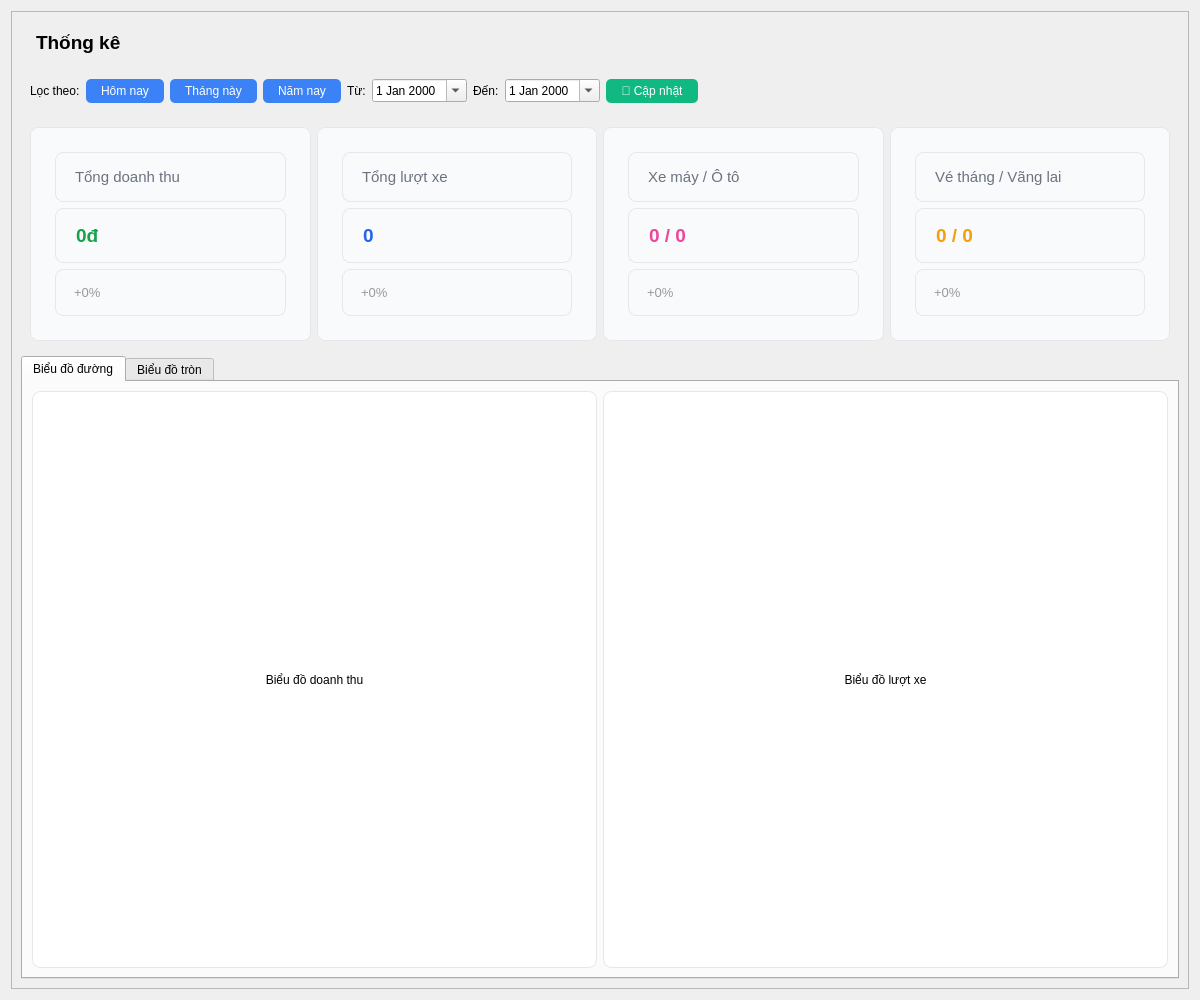
<?xml version="1.0" encoding="UTF-8"?>
<ui version="4.0">
 <class>StatisticsPage</class>
 <widget class="QWidget" name="StatisticsPage">
  <property name="geometry">
   <rect>
    <x>0</x>
    <y>0</y>
    <width>1200</width>
    <height>1000</height>
   </rect>
  </property>
  <layout class="QVBoxLayout" name="verticalLayout">
   <item>
    <widget class="QScrollArea" name="scrollArea">
     <property name="widgetResizable"><bool>true</bool></property>
     <widget class="QWidget" name="scrollAreaWidgetContents">
      <property name="geometry">
       <rect>
        <x>0</x>
        <y>0</y>
        <width>1200</width>
        <height>1000</height>
       </rect>
      </property>
      <layout class="QVBoxLayout" name="scrollAreaLayout">
       <!-- Title -->
       <item>
        <widget class="QLabel" name="lblTitle">
         <property name="text"><string>Thống kê</string></property>
         <property name="styleSheet"><string>font-weight:600; font-size:14pt; padding: 10px;</string></property>
        </widget>
       </item>

       <!-- Filter controls -->
       <item>
        <widget class="QWidget" name="filterControls">
         <layout class="QHBoxLayout" name="filterLayout">
          <item>
           <widget class="QLabel" name="lblFilterLabel">
            <property name="text"><string>Lọc theo:</string></property>
           </widget>
          </item>
          <item>
           <widget class="QPushButton" name="btnFilterToday">
            <property name="text"><string>Hôm nay</string></property>
            <property name="styleSheet"><string>padding: 5px 15px; background-color: #3b82f6; color: white; border-radius: 5px;</string></property>
           </widget>
          </item>
          <item>
           <widget class="QPushButton" name="btnFilterMonth">
            <property name="text"><string>Tháng này</string></property>
            <property name="styleSheet"><string>padding: 5px 15px; background-color: #3b82f6; color: white; border-radius: 5px;</string></property>
           </widget>
          </item>
          <item>
           <widget class="QPushButton" name="btnFilterYear">
            <property name="text"><string>Năm nay</string></property>
            <property name="styleSheet"><string>padding: 5px 15px; background-color: #3b82f6; color: white; border-radius: 5px;</string></property>
           </widget>
          </item>
          <item>
           <widget class="QLabel" name="lblFromDate"><property name="text"><string>Từ:</string></property></widget>
          </item>
          <item>
           <widget class="QDateEdit" name="dateFrom">
            <property name="calendarPopup"><bool>true</bool></property>
           </widget>
          </item>
          <item>
           <widget class="QLabel" name="lblToDate"><property name="text"><string>Đến:</string></property></widget>
          </item>
          <item>
           <widget class="QDateEdit" name="dateTo">
            <property name="calendarPopup"><bool>true</bool></property>
           </widget>
          </item>
          <item>
           <widget class="QPushButton" name="btnApplyFilter">
            <property name="text"><string>🔄 Cập nhật</string></property>
            <property name="styleSheet"><string>padding: 5px 15px; background-color: #10b981; color: white; border-radius: 5px;</string></property>
           </widget>
          </item>
          <item>
           <spacer name="horizontalSpacer">
            <property name="orientation"><enum>Qt::Horizontal</enum></property>
            <property name="sizeHint" stdset="0"><size><width>40</width><height>20</height></size></property>
           </spacer>
          </item>
         </layout>
        </widget>
       </item>

       <!-- Summary cards -->
       <item>
        <widget class="QWidget" name="summaryArea">
         <layout class="QHBoxLayout" name="horizontalSummary">
          <item>
           <widget class="QFrame" name="cardRevenue">
            <property name="styleSheet"><string>QFrame { border: 1px solid #e5e7eb; border-radius: 8px; padding: 15px; background-color: #f9fafb; }</string></property>
            <layout class="QVBoxLayout" name="vertical_cardRevenue">
             <item>
              <widget class="QLabel" name="lblRevenueTitle"><property name="text"><string>Tổng doanh thu</string></property><property name="styleSheet"><string>color: #6b7280; font-size: 11pt;</string></property></widget>
             </item>
             <item>
              <widget class="QLabel" name="totalRevenueLabel"><property name="text"><string>0đ</string></property><property name="styleSheet"><string>color:#16a34a; font-weight:600; font-size:14pt;</string></property></widget>
             </item>
             <item>
              <widget class="QLabel" name="lblRevenueDelta"><property name="text"><string>+0%</string></property><property name="styleSheet"><string>color: #999; font-size: 10pt;</string></property></widget>
             </item>
            </layout>
           </widget>
          </item>
          <item>
           <widget class="QFrame" name="cardVisits">
            <property name="styleSheet"><string>QFrame { border: 1px solid #e5e7eb; border-radius: 8px; padding: 15px; background-color: #f9fafb; }</string></property>
            <layout class="QVBoxLayout" name="vertical_cardVisits">
             <item>
              <widget class="QLabel" name="lblVisitsTitle"><property name="text"><string>Tổng lượt xe</string></property><property name="styleSheet"><string>color: #6b7280; font-size: 11pt;</string></property></widget>
             </item>
             <item>
              <widget class="QLabel" name="totalVisitsLabel"><property name="text"><string>0</string></property><property name="styleSheet"><string>color:#2563eb; font-weight:600; font-size:14pt;</string></property></widget>
             </item>
             <item>
              <widget class="QLabel" name="lblVisitsDelta"><property name="text"><string>+0%</string></property><property name="styleSheet"><string>color: #999; font-size: 10pt;</string></property></widget>
             </item>
            </layout>
           </widget>
          </item>
          <item>
           <widget class="QFrame" name="cardVehicleSplit">
            <property name="styleSheet"><string>QFrame { border: 1px solid #e5e7eb; border-radius: 8px; padding: 15px; background-color: #f9fafb; }</string></property>
            <layout class="QVBoxLayout" name="vertical_cardSplit">
             <item>
              <widget class="QLabel" name="lblSplitTitle"><property name="text"><string>Xe máy / Ô tô</string></property><property name="styleSheet"><string>color: #6b7280; font-size: 11pt;</string></property></widget>
             </item>
             <item>
              <widget class="QLabel" name="vehicleSplitLabel"><property name="text"><string>0 / 0</string></property><property name="styleSheet"><string>color:#ec4899; font-weight:600; font-size:14pt;</string></property></widget>
             </item>
             <item>
              <widget class="QLabel" name="lblSplitDelta"><property name="text"><string>+0%</string></property><property name="styleSheet"><string>color: #999; font-size: 10pt;</string></property></widget>
             </item>
            </layout>
           </widget>
          </item>
          <item>
           <widget class="QFrame" name="cardTickets">
            <property name="styleSheet"><string>QFrame { border: 1px solid #e5e7eb; border-radius: 8px; padding: 15px; background-color: #f9fafb; }</string></property>
            <layout class="QVBoxLayout" name="vertical_cardTickets">
             <item>
              <widget class="QLabel" name="lblTicketsTitle"><property name="text"><string>Vé tháng / Vãng lai</string></property><property name="styleSheet"><string>color: #6b7280; font-size: 11pt;</string></property></widget>
             </item>
             <item>
              <widget class="QLabel" name="ticketSplitLabel"><property name="text"><string>0 / 0</string></property><property name="styleSheet"><string>color:#f59e0b; font-weight:600; font-size:14pt;</string></property></widget>
             </item>
             <item>
              <widget class="QLabel" name="lblTicketsDelta"><property name="text"><string>+0%</string></property><property name="styleSheet"><string>color: #999; font-size: 10pt;</string></property></widget>
             </item>
            </layout>
           </widget>
          </item>
         </layout>
        </widget>
       </item>

       <!-- Charts area -->
       <item>
        <widget class="QTabWidget" name="chartTabs">
         <widget class="QWidget" name="tabLineCharts">
          <attribute name="title"><string>Biểu đồ đường</string></attribute>
          <layout class="QGridLayout" name="gridLineCharts">
           <item row="0" column="0">
            <widget class="QLabel" name="revenueChart">
             <property name="text"><string>Biểu đồ doanh thu</string></property>
             <property name="minimumSize"><size><width>500</width><height>300</height></size></property>
             <property name="alignment"><set>Qt::AlignCenter</set></property>
             <property name="styleSheet"><string>background:#ffffff; border:1px solid #e5e7eb; border-radius: 8px;</string></property>
            </widget>
           </item>
           <item row="0" column="1">
            <widget class="QLabel" name="vehicleCountChart">
             <property name="text"><string>Biểu đồ lượt xe</string></property>
             <property name="minimumSize"><size><width>500</width><height>300</height></size></property>
             <property name="alignment"><set>Qt::AlignCenter</set></property>
             <property name="styleSheet"><string>background:#ffffff; border:1px solid #e5e7eb; border-radius: 8px;</string></property>
            </widget>
           </item>
          </layout>
         </widget>
         <widget class="QWidget" name="tabPieCharts">
          <attribute name="title"><string>Biểu đồ tròn</string></attribute>
          <layout class="QGridLayout" name="gridPieCharts">
           <item row="0" column="0">
            <widget class="QLabel" name="pieVehicleChart">
             <property name="text"><string>Xe máy vs Ô tô</string></property>
             <property name="minimumSize"><size><width>450</width><height>300</height></size></property>
             <property name="alignment"><set>Qt::AlignCenter</set></property>
             <property name="styleSheet"><string>background:#ffffff; border:1px solid #e5e7eb; border-radius: 8px;</string></property>
            </widget>
           </item>
           <item row="0" column="1">
            <widget class="QLabel" name="pieTicketChart">
             <property name="text"><string>Vé tháng vs Vãng lai</string></property>
             <property name="minimumSize"><size><width>450</width><height>300</height></size></property>
             <property name="alignment"><set>Qt::AlignCenter</set></property>
             <property name="styleSheet"><string>background:#ffffff; border:1px solid #e5e7eb; border-radius: 8px;</string></property>
            </widget>
           </item>
          </layout>
         </widget>
        </widget>
       </item>
      </layout>
     </widget>
    </widget>
   </item>
  </layout>
 </widget>
 <resources/>
 <connections/>
</ui>
